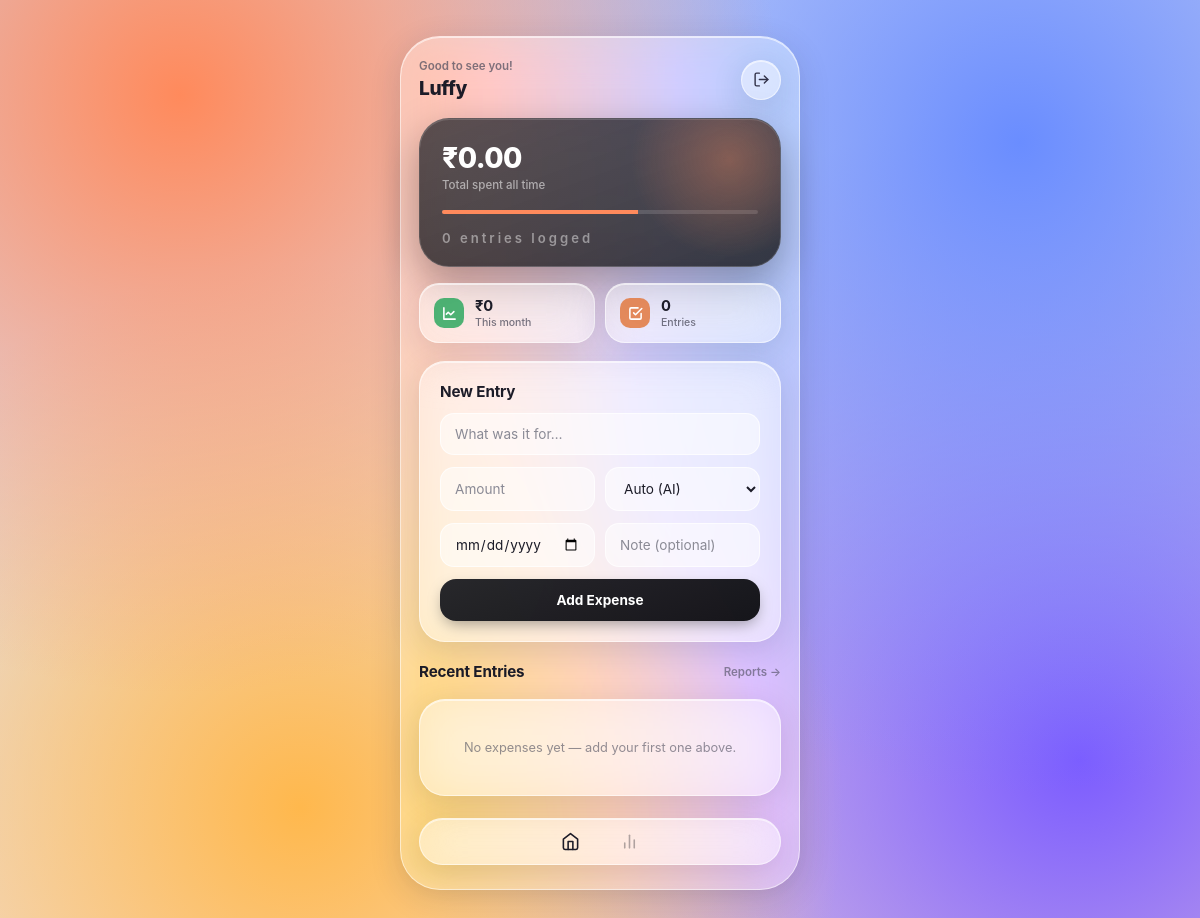
The page /dashboard (signed in) on the database as committed earlier.
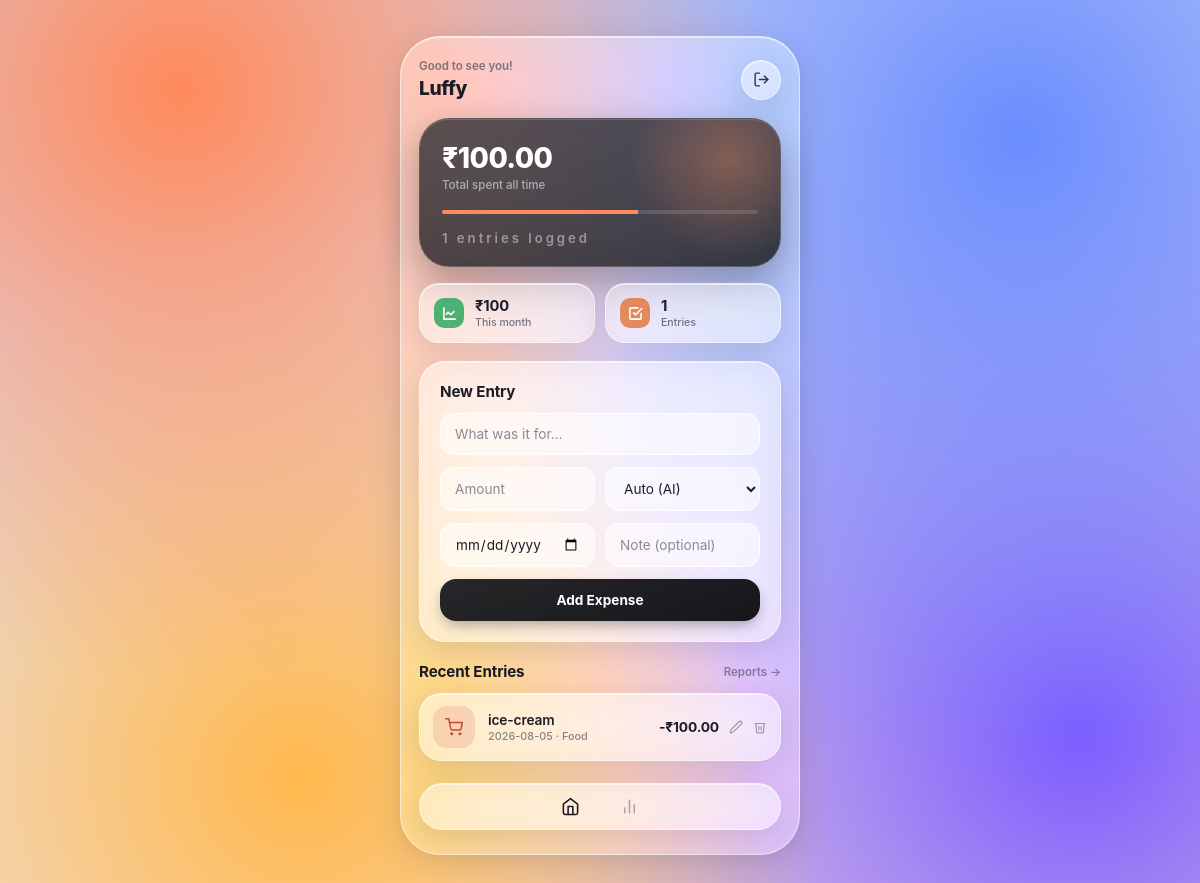
The same page on the database as committed later.
### tables this page shows
CREATE TABLE expenses (
        id INTEGER PRIMARY KEY AUTOINCREMENT,
        user_id INTEGER NOT NULL,
        title TEXT NOT NULL,
        amount REAL NOT NULL,
        category TEXT NOT NULL,
        note TEXT,
        expense_date TEXT NOT NULL);

### app.py (the view, shortened to what this page needs)
@app.route("/dashboard", methods=["GET", "POST"])
def dashboard():
    if "user_id" not in session:
        return redirect(url_for("login"))
    conn = get_db()
    records = conn.execute(
        "SELECT * FROM expenses WHERE user_id=? ORDER BY expense_date DESC, id DESC",
        (session["user_id"],)).fetchall()
    conn.close()
    total = sum(r["amount"] for r in records)
    this_month = datetime.now().strftime("%Y-%m")
    this_month_total = sum(r["amount"] for r in records if r["expense_date"][:7] == this_month)
    return render_template("dashboard.html", username=session["username"],
                            records=records[:6], total=total,
                            this_month_total=this_month_total,
                            entry_count=len(records), categories=CATEGORIES)

### app.py (called while the page is built)
def get_db():
    conn = sqlite3.connect(DB_PATH)
    conn.row_factory = sqlite3.Row
    return conn

### templates/dashboard.html (shortened to what this page needs)
{% extends "base.html" %}
{% from "_macros.html" import cat_icon %}
{% block content %}
<div class="shell glass">
  <div class="header">
    <div class="greeting">
      <p>Good to see you!</p>
      <h1>{{ username }}</h1>
    </div>
    <a class="icon-btn glass" href="{{ url_for('logout') }}" title="Log out">
      <svg width="17" height="17" viewBox="0 0 24 24" fill="none" stroke="currentColor" stroke-width="2" stroke-linecap="round" stroke-linejoin="round"><path d="M9 21H5a2 2 0 0 1-2-2V5a2 2 0 0 1 2-2h4"/><polyline points="16 17 21 12 16 7"/><line x1="21" y1="12" x2="9" y2="12"/></svg>
    </a>
  </div>
  <div class="balance-card">
    <div class="balance-top">
      <div>
        <div class="balance-amt">₹{{ "%.2f"|format(total) }}</div>
        <div class="balance-label">Total spent all time</div>
      </div>
    </div>
    <div class="balance-bar"><div class="balance-bar-fill" style="width: 62%;"></div></div>
    <div class="card-bottom">
      <span class="card-dots">{{ entry_count }} entries logged</span>
    </div>
  </div>
  <div class="pill-row">
    <div class="pill glass a">
      <div class="pill-icon">
        <svg width="15" height="15" viewBox="0 0 24 24" fill="none" stroke="currentColor" stroke-width="2.5" stroke-linecap="round" stroke-linejoin="round"><path d="M3 3v18h18"/><path d="m19 9-5 5-4-4-3 3"/></svg>
      </div>
      <div><div class="pill-pct">₹{{ "%.0f"|format(this_month_total) }}</div><div class="pill-label">This month</div></div>
    </div>
    <div class="pill glass b">
      <div class="pill-icon">
        <svg width="15" height="15" viewBox="0 0 24 24" fill="none" stroke="currentColor" stroke-width="2.5" stroke-linecap="round" stroke-linejoin="round"><path d="M9 11l3 3L22 4"/><path d="M21 12v7a2 2 0 0 1-2 2H5a2 2 0 0 1-2-2V5a2 2 0 0 1 2-2h11"/></svg>
      </div>
      <div><div class="pill-pct">{{ entry_count }}</div><div class="pill-label">Entries</div></div>
    </div>
  </div>
  <div class="stats-card glass">
    <div class="section-title" style="margin-top:0;"><span>New Entry</span></div>
    <form method="POST" class="glass-form">
      <input type="text" name="title" placeholder="What was it for…" required>
      <div class="row2">
        <input type="number" step="0.01" name="amount" placeholder="Amount" required>
        <select name="category">
          <option value="Auto (AI)">Auto (AI)</option>
        </select>
      </div>
      <div class="row2">
        <input type="date" name="expense_date">
        <input type="text" name="note" placeholder="Note (optional)">
      </div>
      <button class="glass-btn" type="submit">Add Expense</button>
    </form>
  </div>
  <div class="section-title"><span>Recent Entries</span><a href="{{ url_for('reports') }}">Reports →</a></div>
  {% for r in records %}
  <div class="tx-row glass">
    {{ cat_icon(r.category) }}
    <div class="tx-info">
      <div class="tx-name">{{ r.title }}</div>
      <div class="tx-date">{{ r.expense_date }} · {{ r.category }}</div>
    </div>
    <div class="tx-actions">
      <div class="tx-amt">-₹{{ "%.2f"|format(r.amount) }}</div>
      <a href="{{ url_for('edit_expense', expense_id=r.id) }}">
        <svg width="14" height="14" viewBox="0 0 24 24" fill="none" stroke="currentColor" stroke-width="2" stroke-linecap="round" stroke-linejoin="round"><path d="M17 3a2.85 2.83 0 1 1 4 4L7.5 20.5 2 22l1.5-5.5z"/></svg>
      </a>
      <a href="{{ url_for('delete_expense', expense_id=r.id) }}">
        <svg width="14" height="14" viewBox="0 0 24 24" fill="none" stroke="currentColor" stroke-width="2" stroke-linecap="round" stroke-linejoin="round"><polyline points="3 6 5 6 21 6"/><path d="M19 6l-1 14a2 2 0 0 1-2 2H8a2 2 0 0 1-2-2L5 6"/><path d="M10 11v6M14 11v6"/></svg>
      </a>
    </div>
  </div>
  {% else %}
  <div class="stats-card glass"><p class="preview-empty">No expenses yet — add your first one above.</p></div>
  {% endfor %}
  <div class="nav glass">
    <a class="nav-icon active" href="{{ url_for('dashboard') }}">
      <svg width="19" height="19" viewBox="0 0 24 24" fill="none" stroke="currentColor" stroke-width="2" stroke-linecap="round" stroke-linejoin="round"><path d="M3 9l9-7 9 7v11a2 2 0 0 1-2 2H5a2 2 0 0 1-2-2z"/><path d="M9 22V12h6v10"/></svg>
    </a>
    <a class="nav-icon" href="{{ url_for('reports') }}">
      <svg width="19" height="19" viewBox="0 0 24 24" fill="none" stroke="currentColor" stroke-width="2" stroke-linecap="round" stroke-linejoin="round"><line x1="18" y1="20" x2="18" y2="10"/><line x1="12" y1="20" x2="12" y2="4"/><line x1="6" y1="20" x2="6" y2="14"/></svg>
    </a>
  </div>
</div>
{% endblock %}

### templates/base.html (shortened to what this page needs)
<!DOCTYPE html>
<html lang="en">
<head>
  <link rel="stylesheet" href="{{ url_for('static', filename='style.css') }}">
</head>
<body>
  <div class="phone">
    {% block content %}{% endblock %}
  </div>
</body>
</html>

### templates/_macros.html (shortened to what this page needs)
{% macro cat_icon(category, size=42) %}
  <div class="{{ 'tx-icon' if size >= 40 else 'cat-icon' }}" style="background:{{ bg }};color:{{ fg }};">
    <svg width="{{ 18 if size >= 40 else 16 }}" height="{{ 18 if size >= 40 else 16 }}" viewBox="0 0 24 24" fill="none" stroke="currentColor" stroke-width="2" stroke-linecap="round" stroke-linejoin="round">{{ path }}</svg>
  </div>
{% endmacro %}

Rows that differ between the two databases and show on the page:
added expenses: {{ 18 if size >= 40 else 16 }} 18 (drawn), title "ice-cream", expense_date "2026-08-05", category "Food", amount "100.00"
Other text that changed with them:
{{ "%.2f"|format(total) }}: "0.00" → "100.00"
{{ entry_count }}: "0" → "1"
{{ "%.0f"|format(this_month_total) }}: "0" → "100"
text no longer shown: "No expenses yet — add your first one above."
